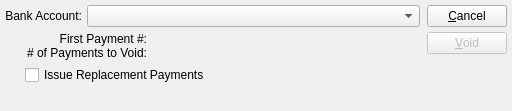
<?xml version="1.0" encoding="UTF-8"?>
<ui version="4.0">
 <comment>This file is part of the xTuple ERP: PostBooks Edition, a free and
open source Enterprise Resource Planning software suite,
Copyright (c) 1999-2018 by OpenMFG LLC, d/b/a xTuple.
It is licensed to you under the Common Public Attribution License
version 1.0, the full text of which (including xTuple-specific Exhibits)
is available at www.xtuple.com/CPAL.  By using this software, you agree
to be bound by its terms.</comment>
 <class>voidChecks</class>
 <widget class="QDialog" name="voidChecks">
  <property name="geometry">
   <rect>
    <x>0</x>
    <y>0</y>
    <width>512</width>
    <height>111</height>
   </rect>
  </property>
  <property name="windowTitle">
   <string>Void Payments</string>
  </property>
  <layout class="QHBoxLayout">
   <property name="spacing">
    <number>7</number>
   </property>
   <property name="margin">
    <number>5</number>
   </property>
   <item>
    <layout class="QVBoxLayout">
     <property name="spacing">
      <number>0</number>
     </property>
     <item>
      <layout class="QVBoxLayout">
       <property name="spacing">
        <number>5</number>
       </property>
       <item>
        <layout class="QHBoxLayout">
         <property name="spacing">
          <number>5</number>
         </property>
         <item>
          <widget class="XLabel" name="_bankaccntLit">
           <property name="text">
            <string>Bank Account:</string>
           </property>
           <property name="alignment">
            <set>Qt::AlignRight|Qt::AlignTrailing|Qt::AlignVCenter</set>
           </property>
          </widget>
         </item>
         <item>
          <widget class="XComboBox" name="_bankaccnt">
           <property name="sizePolicy">
            <sizepolicy hsizetype="Expanding" vsizetype="Fixed">
             <horstretch>0</horstretch>
             <verstretch>0</verstretch>
            </sizepolicy>
           </property>
           <property name="allowNull">
            <bool>true</bool>
           </property>
          </widget>
         </item>
        </layout>
       </item>
       <item>
        <layout class="QHBoxLayout">
         <property name="spacing">
          <number>5</number>
         </property>
         <item>
          <layout class="QVBoxLayout">
           <property name="spacing">
            <number>0</number>
           </property>
           <item>
            <widget class="XLabel" name="_nextCheckNumLit">
             <property name="text">
              <string>First Payment #:</string>
             </property>
             <property name="alignment">
              <set>Qt::AlignRight|Qt::AlignTrailing|Qt::AlignVCenter</set>
             </property>
            </widget>
           </item>
           <item>
            <widget class="XLabel" name="_numberOfChecksLit">
             <property name="text">
              <string># of Payments to Void:</string>
             </property>
             <property name="alignment">
              <set>Qt::AlignRight|Qt::AlignTrailing|Qt::AlignVCenter</set>
             </property>
            </widget>
           </item>
          </layout>
         </item>
         <item>
          <layout class="QHBoxLayout">
           <property name="spacing">
            <number>0</number>
           </property>
           <item>
            <layout class="QVBoxLayout">
             <property name="spacing">
              <number>0</number>
             </property>
             <item>
              <widget class="XLabel" name="_checkNumber">
               <property name="minimumSize">
                <size>
                 <width>80</width>
                 <height>0</height>
                </size>
               </property>
               <property name="text">
                <string/>
               </property>
               <property name="alignment">
                <set>Qt::AlignRight|Qt::AlignTrailing|Qt::AlignVCenter</set>
               </property>
              </widget>
             </item>
             <item>
              <widget class="XLabel" name="_numberOfChecks">
               <property name="minimumSize">
                <size>
                 <width>80</width>
                 <height>0</height>
                </size>
               </property>
               <property name="text">
                <string/>
               </property>
               <property name="alignment">
                <set>Qt::AlignRight|Qt::AlignTrailing|Qt::AlignVCenter</set>
               </property>
              </widget>
             </item>
            </layout>
           </item>
           <item>
            <spacer>
             <property name="orientation">
              <enum>Qt::Vertical</enum>
             </property>
             <property name="sizeType">
              <enum>QSizePolicy::Expanding</enum>
             </property>
             <property name="sizeHint" stdset="0">
              <size>
               <width>188</width>
               <height>16</height>
              </size>
             </property>
            </spacer>
           </item>
          </layout>
         </item>
        </layout>
       </item>
       <item>
        <layout class="QHBoxLayout">
         <property name="spacing">
          <number>0</number>
         </property>
         <item>
          <spacer>
           <property name="orientation">
            <enum>Qt::Vertical</enum>
           </property>
           <property name="sizeType">
            <enum>QSizePolicy::Expanding</enum>
           </property>
           <property name="sizeHint" stdset="0">
            <size>
             <width>20</width>
             <height>16</height>
            </size>
           </property>
          </spacer>
         </item>
         <item>
          <widget class="QCheckBox" name="_issueReplacements">
           <property name="text">
            <string>Issue Replacement Payments</string>
           </property>
          </widget>
         </item>
         <item>
          <spacer>
           <property name="orientation">
            <enum>Qt::Vertical</enum>
           </property>
           <property name="sizeType">
            <enum>QSizePolicy::Expanding</enum>
           </property>
           <property name="sizeHint" stdset="0">
            <size>
             <width>117</width>
             <height>16</height>
            </size>
           </property>
          </spacer>
         </item>
        </layout>
       </item>
      </layout>
     </item>
     <item>
      <spacer>
       <property name="orientation">
        <enum>Qt::Vertical</enum>
       </property>
       <property name="sizeType">
        <enum>QSizePolicy::Expanding</enum>
       </property>
       <property name="sizeHint" stdset="0">
        <size>
         <width>16</width>
         <height>16</height>
        </size>
       </property>
      </spacer>
     </item>
    </layout>
   </item>
   <item>
    <layout class="QVBoxLayout">
     <property name="spacing">
      <number>0</number>
     </property>
     <item>
      <layout class="QVBoxLayout">
       <property name="spacing">
        <number>5</number>
       </property>
       <item>
        <widget class="QPushButton" name="_close">
         <property name="text">
          <string>&amp;Cancel</string>
         </property>
        </widget>
       </item>
       <item>
        <widget class="QPushButton" name="_void">
         <property name="text">
          <string>&amp;Void</string>
         </property>
         <property name="autoDefault">
          <bool>true</bool>
         </property>
         <property name="enabled">
          <bool>false</bool>
         </property>
         <property name="default">
          <bool>true</bool>
         </property>
        </widget>
       </item>
      </layout>
     </item>
     <item>
      <spacer>
       <property name="orientation">
        <enum>Qt::Vertical</enum>
       </property>
       <property name="sizeType">
        <enum>QSizePolicy::Expanding</enum>
       </property>
       <property name="sizeHint" stdset="0">
        <size>
         <width>10</width>
         <height>31</height>
        </size>
       </property>
      </spacer>
     </item>
    </layout>
   </item>
  </layout>
 </widget>
 <layoutdefault spacing="5" margin="5"/>
 <customwidgets>
  <customwidget>
   <class>XComboBox</class>
   <extends>QComboBox</extends>
   <header>xcombobox.h</header>
  </customwidget>
  <customwidget>
   <class>XLabel</class>
   <extends>QLabel</extends>
   <header>xlabel.h</header>
  </customwidget>
 </customwidgets>
 <tabstops>
  <tabstop>_bankaccnt</tabstop>
  <tabstop>_issueReplacements</tabstop>
  <tabstop>_void</tabstop>
  <tabstop>_close</tabstop>
 </tabstops>
 <resources/>
 <connections>
  <connection>
   <sender>_close</sender>
   <signal>clicked()</signal>
   <receiver>voidChecks</receiver>
   <slot>reject()</slot>
   <hints>
    <hint type="sourcelabel">
     <x>20</x>
     <y>20</y>
    </hint>
    <hint type="destinationlabel">
     <x>20</x>
     <y>20</y>
    </hint>
   </hints>
  </connection>
 </connections>
</ui>
